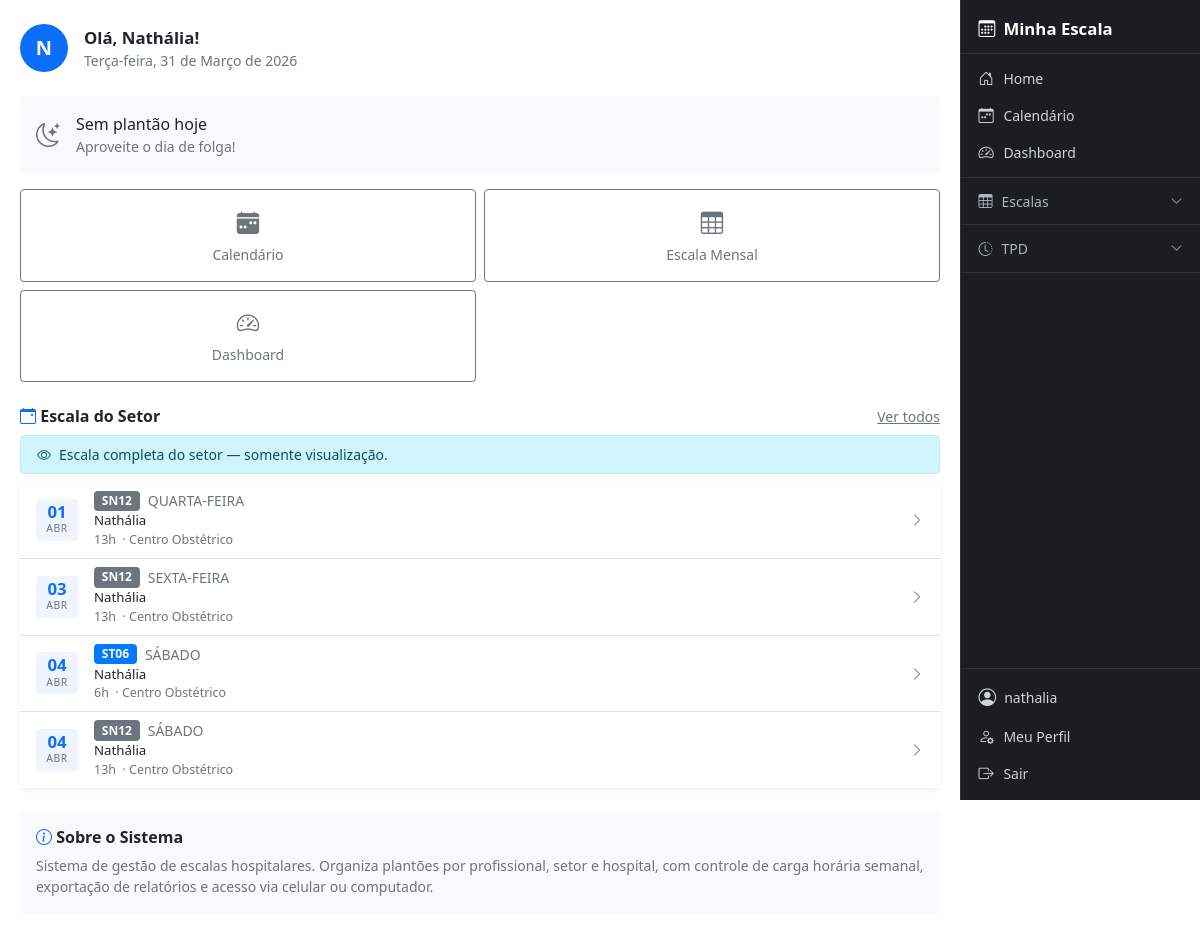
Page / (signed in) on the committed database.
### cal/models.py (models this page shows, shortened)
class EventoEscala(models.Model):
    data = models.DateField()
    profissional = models.ForeignKey(
        Matricula,
        on_delete=models.CASCADE,
        related_name="eventos"
    )
    tipo = models.ForeignKey(
        TipoEvento,
        on_delete=models.CASCADE
    )
    hospital = models.ForeignKey(
        Hospital,
        on_delete=models.PROTECT
    )
    setor = models.ForeignKey(
        Setor,
        on_delete=models.PROTECT
    )
    criado_por = models.ForeignKey(
        User,
        on_delete=models.PROTECT,
        related_name="eventos_criados"
    )
    observacao = models.TextField(blank=True, null=True)
    criado_em = models.DateTimeField(auto_now_add=True)

class TipoEvento(models.Model):
    CORES_CHOICES = [
        ('#007bff', 'Azul'),
        ('#6610f2', 'Roxo'),
        ('#6f42c1', 'Lilás'),
        ('#e83e8c', 'Rosa'),
        ('#dc3545', 'Vermelho'),
        ('#fd7e14', 'Laranja'),
        ('#ffc107', 'Amarelo'),
        ('#28a745', 'Verde'),
        ('#20c997', 'Turquesa'),
        ('#17a2b8', 'Ciano'),
        ('#6c757d', 'Cinza'),
        ('#343a40', 'Preto'),
    ]
    tipo_base = models.ForeignKey(Tipo, on_delete=models.CASCADE, related_name="eventos", verbose_name="Tipo Base", null=True, blank=True)
    codigo = models.CharField(max_length=10, verbose_name="Código")
    descricao = models.CharField(max_length=50, verbose_name="Descrição")
    horas = models.PositiveIntegerField(verbose_name="Carga Horária (Horas)")
    cor = models.CharField(max_length=20, choices=CORES_CHOICES, default='#007bff', verbose_name="Cor")
    class Meta:
        verbose_name = "Tipo de Evento"
        verbose_name_plural = "Tipos de Evento"
        unique_together = ("codigo", "descricao")

class Matricula(models.Model):
    user = models.OneToOneField(
        User,
        on_delete=models.CASCADE,
        related_name="matricula",
        null=True,
        blank=True
    )
    perfil = models.ForeignKey(PerfilUsuario, on_delete=models.SET_NULL, null=True, blank=True, related_name='matriculas_vinculadas')
    nome_completo = models.CharField(max_length=200)
    nome_exibicao = models.CharField(max_length=50, verbose_name="Nome de Exibição", default="")
    matricula = models.CharField(max_length=30, unique=True)
    coren = models.CharField(max_length=30, blank=True, null=True)
    hospital = models.ForeignKey(
        Hospital,
        on_delete=models.PROTECT,
        related_name="profissionais"
    )
    setor = models.ForeignKey(
        Setor,
        on_delete=models.PROTECT,
        related_name="profissionais",
        null=True,
        blank=True
    )
    especialidade = models.ForeignKey(
        Especialidade,
        on_delete=models.SET_NULL,
        related_name="profissionais",
        null=True,
        blank=True
    )
    carga_horaria_semanal = models.PositiveIntegerField(default=40)
    ativo = models.BooleanField(default=True)
    class Meta:
        ordering = ["nome_exibicao"]

### core/models.py (models this page shows, shortened)
class Setor(models.Model):
    nome = models.CharField(max_length=100)
    hospital = models.ForeignKey(
        Hospital,
        on_delete=models.CASCADE,
        related_name="setores"
    )
    class Meta:
        unique_together = ("nome", "hospital")

### cal/views/views_user.py (the view)
# urls.py: path('', views_user.home, name='home'),
def home(request):
    if not request.user.is_authenticated:
        return render(request, 'home.html')
    from datetime import date, timedelta
    from django.db.models import Q
    from ..models import EventoEscala
    from ..permissions import is_admin, is_escalante, is_enfermeiro
    hoje = date.today()
    matricula = None
    try:
        matricula = Matricula.objects.filter(user=request.user, ativo=True).first()
    except Exception:
        pass
    plantoes_hoje = []
    proximos = []
    pode_editar = not is_enfermeiro(request.user)
    visao_setor = is_enfermeiro(request.user)
    if matricula:
        fim = hoje + timedelta(days=30)
        amanha = hoje + timedelta(days=1)
        base_qs = (
            EventoEscala.objects
            .select_related('tipo', 'hospital', 'setor', 'profissional')
            .order_by('data', 'profissional__nome_exibicao')
        )
        user = request.user
        plantoes_hoje = list(
            base_qs.filter(profissional=matricula, data=hoje)
        )
        if is_admin(user):
            proximos_qs = base_qs.filter(data__gte=amanha, data__lte=fim)
        elif is_escalante(user):
            proximos_qs = base_qs.filter(
                profissional=matricula,
                data__gte=amanha,
                data__lte=fim,
            )
        elif is_enfermeiro(user):
            oficiais = Q(
                hospital=matricula.hospital,
                setor=matricula.setor,
                data__gte=amanha,
                data__lte=fim,
            ) & ~Q(criado_por__cal_perfil__tipo='ENFERMEIRO')
            proprios = Q(profissional=matricula, data__gte=amanha, data__lte=fim)
            proximos_qs = base_qs.filter(oficiais | proprios).distinct()
        else:
            proximos_qs = base_qs.filter(profissional=matricula, data__gte=amanha, data__lte=fim)
        proximos = list(proximos_qs[:20])
    return render(request, 'home.html', {
        'hoje': hoje,
        'matricula': matricula,
        'plantoes_hoje': plantoes_hoje,
        'proximos': proximos[:20],
        'pode_editar': pode_editar,
        'visao_setor': visao_setor,
    })

### cal/permissions.py (called while the page is built)
def get_perfil(user):
    return getattr(user, 'cal_perfil', None)

def is_admin(user):
    perfil = get_perfil(user)
    return user.is_staff or (perfil is not None and perfil.tipo == 'ADMIN')

def is_escalante(user):
    perfil = get_perfil(user)
    return perfil is not None and perfil.tipo == 'ESCALANTE'

def is_enfermeiro(user):
    perfil = get_perfil(user)
    return perfil is not None and perfil.tipo == 'ENFERMEIRO'

### templates/home.html (shortened to what this page needs)
{% extends 'base.html' %}
{% load static %}
{% block content %}
{% if user.is_authenticated %}
<div class="d-flex align-items-center gap-3 mb-4">
    <div class="rounded-circle bg-primary d-flex align-items-center justify-content-center text-white fw-bold"
         style="width:48px;height:48px;font-size:1.25rem;flex-shrink:0;">
        {{ user.username|first|upper }}
    </div>
    <div>
        <div class="fw-bold" style="font-size:1.05rem;">Olá, {{ user.first_name|default:user.username }}!</div>
        <div class="text-muted small">{{ hoje|date:"l, d \d\e F \d\e Y" }}</div>
    </div>
</div>
{% if plantoes_hoje %}
    {% for p in plantoes_hoje %}
    <div class="card border-0 shadow-sm mb-3"
         style="background: linear-gradient(135deg, #0d6efd 0%, #0a58ca 100%); color:#fff;">
        <div class="card-body py-3">
            <div class="d-flex align-items-center gap-2 mb-1">
                <i class="bi bi-alarm-fill"></i>
                <span class="small text-white-50 fw-semibold text-uppercase">Plantão Hoje</span>
            </div>
            <div class="fw-bold" style="font-size:1.4rem;">
                {% if p.tipo %}{{ p.tipo.codigo }}{% else %}—{% endif %}
            </div>
            <div class="small text-white-75">
                {% if p.tipo and p.tipo.descricao and p.tipo.descricao != p.tipo.codigo %}
                    {{ p.tipo.descricao }} &nbsp;·&nbsp;
                {% endif %}
                {{ p.tipo.horas|default:"?" }}h
                {% if p.setor %}&nbsp;·&nbsp; {{ p.setor.nome }}{% endif %}
            </div>
        </div>
    </div>
    {% endfor %}
{% else %}
    <div class="card border-0 bg-light mb-3">
        <div class="card-body py-3 d-flex align-items-center gap-3">
            <i class="bi bi-moon-stars text-muted" style="font-size:1.5rem;"></i>
            <div>
                <div class="fw-semibold">Sem plantão hoje</div>
                <div class="text-muted small">Aproveite o dia de folga!</div>
            </div>
        </div>
    </div>
{% endif %}
<div class="row g-2 mb-4">
    {% if pode_editar %}
    <div class="col-6">
        <a href="{% url 'cal:event_new' %}"
           class="btn btn-outline-primary w-100 py-3 d-flex flex-column align-items-center gap-1">
            <i class="bi bi-plus-circle-fill" style="font-size:1.4rem;"></i>
            <span class="small fw-semibold">Novo Plantão</span>
        </a>
    </div>
    <div class="col-6">
    {% else %}
    <div class="col-6">
    {% endif %}
        <a href="{% url 'cal:calendar' %}"
           class="btn btn-outline-secondary w-100 py-3 d-flex flex-column align-items-center gap-1">
            <i class="bi bi-calendar-week-fill" style="font-size:1.4rem;"></i>
            <span class="small fw-semibold">Calendário</span>
        </a>
    </div>
    <div class="col-6">
        <a href="{% url 'cal:escala_mensal' %}"
           class="btn btn-outline-secondary w-100 py-3 d-flex flex-column align-items-center gap-1">
            <i class="bi bi-table" style="font-size:1.4rem;"></i>
            <span class="small fw-semibold">Escala Mensal</span>
        </a>
    </div>
    <div class="col-6">
        <a href="{% url 'cal:dashboard' %}"
           class="btn btn-outline-secondary w-100 py-3 d-flex flex-column align-items-center gap-1">
            <i class="bi bi-speedometer2" style="font-size:1.4rem;"></i>
            <span class="small fw-semibold">Dashboard</span>
        </a>
    </div>
</div>
{% if proximos %}
<div class="d-flex justify-content-between align-items-center mb-2">
    <h6 class="mb-0 fw-bold">
        <i class="bi bi-calendar-event text-primary"></i>
        {% if visao_setor %}Escala do Setor{% else %}Próximos Plantões{% endif %}
    </h6>
    <a href="{% url 'cal:listar_eventos' %}" class="small text-muted">Ver todos</a>
</div>
{% if visao_setor %}
<div class="alert alert-info py-2 px-3 mb-2 small d-flex align-items-center gap-2">
    <i class="bi bi-eye"></i>
    Escala completa do setor — somente visualização.
</div>
{% endif %}
<div class="card border-0 shadow-sm mb-4">
    <ul class="list-group list-group-flush">
        {% for p in proximos %}
        <li class="list-group-item px-3 py-2">
            <div class="d-flex align-items-center gap-3">
                <div class="text-center rounded"
                     style="min-width:42px;background:#f0f4ff;padding:4px 6px;">
                    <div class="fw-bold text-primary" style="font-size:1.05rem;line-height:1.1;">
                        {{ p.data|date:"d" }}
                    </div>
                    <div class="text-muted" style="font-size:0.65rem;text-transform:uppercase;letter-spacing:.5px;">
                        {{ p.data|date:"M" }}
                    </div>
                </div>
                <div class="flex-grow-1">
                    <div class="d-flex align-items-center gap-2 flex-wrap">
                        {% if p.tipo %}
                        <span class="badge fw-semibold"
                              style="background-color:{{ p.tipo.cor|default:'#6c757d' }}; font-size:.75rem;">
                            {{ p.tipo.codigo }}
                        </span>
                        {% endif %}
                        <span class="small text-muted">{{ p.data|date:"l"|upper }}</span>
                    </div>
                    {% if visao_setor %}
                    <div class="fw-semibold" style="font-size:0.83rem;">
                        {{ p.profissional.nome_exibicao }}
                    </div>
                    {% endif %}
                    {% if p.tipo %}
                    <div class="text-muted" style="font-size:0.78rem;">
                        {{ p.tipo.horas }}h
                        {% if p.setor %}&nbsp;·&nbsp;{{ p.setor.nome }}{% endif %}
                    </div>
                    {% endif %}
                </div>
                <i class="bi bi-chevron-right text-muted small"></i>
            </div>
        </li>
        {% endfor %}
    </ul>
</div>
{% endif %}
<div class="card border-0 bg-light mt-2 mb-3">
    <div class="card-body py-3">
        <h6 class="fw-bold mb-2"><i class="bi bi-info-circle text-primary"></i> Sobre o Sistema</h6>
        <p class="small text-muted mb-0">
            Sistema de gestão de escalas hospitalares. Organiza plantões por profissional,
            setor e hospital, com controle de carga horária semanal, exportação de relatórios
            e acesso via celular ou computador.
        </p>
    </div>
</div>
{% endif %}
{% endblock %}

### templates/navbar.html (shortened to what this page needs)
<aside id="sidebar">
    <a href="{% url 'cal:home' %}" class="sidebar-brand">
        <i class="bi bi-calendar3"></i> Minha Escala
    </a>
    {% if user.is_authenticated %}
    <div class="sidebar-section">
        <a href="{% url 'cal:home' %}" class="sidebar-link">
            <i class="bi bi-house-door"></i> Home
        </a>
        <a href="{% url 'cal:calendar' %}" class="sidebar-link">
            <i class="bi bi-calendar-week"></i> Calendário
        </a>
        <a href="{% url 'cal:dashboard' %}" class="sidebar-link">
            <i class="bi bi-speedometer2"></i> Dashboard
        </a>
    </div>
    <div class="sidebar-section">
        <button class="sidebar-group-btn" type="button"
                data-bs-toggle="collapse" data-bs-target="#menuEscalas"
                aria-expanded="false">
            <i class="bi bi-table"></i> Escalas
            <i class="bi bi-chevron-down chevron"></i>
        </button>
    </div>
    <div class="sidebar-section">
        <button class="sidebar-group-btn" type="button"
                data-bs-toggle="collapse" data-bs-target="#menuTPD"
                aria-expanded="false">
            <i class="bi bi-clock-history"></i> TPD
            <i class="bi bi-chevron-down chevron"></i>
        </button>
    </div>
    {% endif %}
    <div class="sidebar-footer">
        {% if user.is_authenticated %}
            <div class="sidebar-user">
                <i class="bi bi-person-circle" style="font-size:1.1rem;"></i>
                <span class="text-truncate">{{ user.username }}</span>
            </div>
            <a href="{% url 'cal:perfil' %}" class="sidebar-link">
                <i class="bi bi-person-gear"></i> Meu Perfil
            </a>
            <a href="#" class="sidebar-link text-danger-emphasis"
               onclick="document.getElementById('logout-form').submit(); return false;">
                <i class="bi bi-box-arrow-right"></i> Sair
            </a>
        {% else %}
            <a href="{% url 'cal:login' %}" class="sidebar-link">
                <i class="bi bi-box-arrow-in-right"></i> Login
            </a>
        {% endif %}
    </div>
</aside>

### templates/base.html (style rules this page uses)
#sidebar { position: fixed; top: 0; right: 0; width: 240px; height: 100vh; overflow-y: auto; background-color: #1a1d21; z-index: 1040; display: flex; flex-direction: column; border-left: 1px solid #2e3338; transition: right 0.28s ease; }
@media (min-width: 768px) { body { margin-right: 240px; } }
.sidebar-brand { display: flex; align-items: center; gap: 0.5rem; padding: 1rem 1.1rem 0.75rem; color: #fff; font-size: 1.05rem; font-weight: 600; text-decoration: none; border-bottom: 1px solid #2e3338; }
.sidebar-section { padding: 0.35rem 0; border-bottom: 1px solid #2e3338; }
.sidebar-link { display: flex; align-items: center; gap: 0.55rem; padding: 0.45rem 1.1rem; color: #ced4da; text-decoration: none; font-size: 0.875rem; border-radius: 0; transition: background 0.15s, color 0.15s; white-space: nowrap; }
.sidebar-link i { font-size: 0.95rem; min-width: 16px; }
.sidebar-group-btn { display: flex; align-items: center; gap: 0.55rem; width: 100%; padding: 0.45rem 1.1rem; background: none; border: none; color: #adb5bd; font-size: 0.875rem; text-align: left; cursor: pointer; transition: background 0.15s, color 0.15s; }
.sidebar-group-btn .chevron { margin-left: auto; transition: transform 0.2s; font-size: 0.75rem; }
.sidebar-footer { margin-top: auto; border-top: 1px solid #2e3338; padding: 0.5rem 0; }
.sidebar-user { display: flex; align-items: center; gap: 0.5rem; padding: 0.45rem 1.1rem; color: #ced4da; font-size: 0.875rem; }

### rows in the picture
EventoEscala: data "01", data "ABR", tipo.codigo "SN12", data "QUARTA-FEIRA", profissional.nome_exibicao "Nathália", tipo.horas "13", setor.nome "Centro Obstétrico"
EventoEscala: data "03", data "ABR", tipo.codigo "SN12", data "SEXTA-FEIRA", profissional.nome_exibicao "Nathália", tipo.horas "13", setor.nome "Centro Obstétrico"
EventoEscala: data "04", data "ABR", tipo.codigo "ST06", data "SÁBADO", profissional.nome_exibicao "Nathália", tipo.horas "6", setor.nome "Centro Obstétrico"
EventoEscala: data "04", data "ABR", tipo.codigo "SN12", data "SÁBADO", profissional.nome_exibicao "Nathália", tipo.horas "13", setor.nome "Centro Obstétrico"

### other values in the picture
{{ user.username }} "nathalia"
{{ user.username|first|upper }} "N"
{{ user.first_name|default:user.username }} "Nathália"
